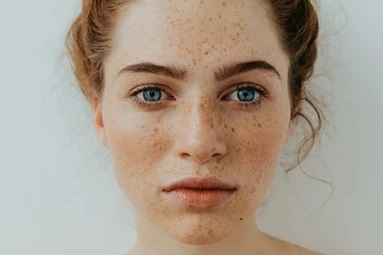
#> input picture pic.jpg, 383 x 256 px, found by its file name
$ jupyter execute 611121203.ipynb
#> lines starting #> are read from the running program, lines starting #| are printed output that depends on the picture; after the words box and inside, x2 and y2 are one past the last pixel; in counts of white or black regions, pixels touching at a corner belong together
[cell 1]
import cv2
from matplotlib import pyplot as plt
import numpy as np

[cell 2]
def img_load(root):
#> called with root = 'C:/Users/MJ/Desktop/HW2_Beautify/pic.jpg'
    img=cv2.imread(root)
#> img is the input picture: shape (256, 383, 3); mean B, G, R 143.4, 157.8, 171.5
    img = cv2.cvtColor(img, cv2.COLOR_BGR2GRAY)
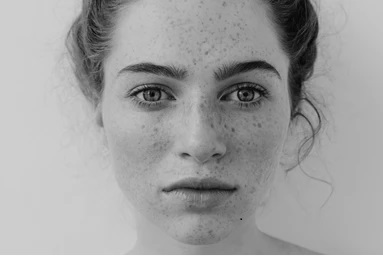
#> img: shape (256, 383); min 3, max 255, mean 160.2
    return img

[cell 3]
face=img_load(r"C:/Users/MJ/Desktop/HW2_Beautify/pic.jpg")
plt.imshow(face,cmap='gray')

[cell 4]
fft_face = np.fft.fft2(face)
fft_img=np.abs(fft_face)

fft_face= np.fft.fftshift(fft_face)
shift_img=np.abs(fft_face)

log_img = np.log(np.abs(fft_face))
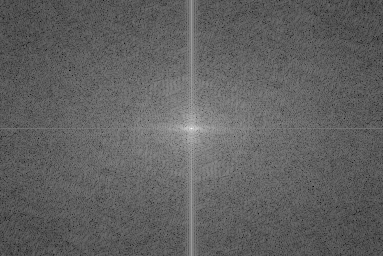
#> log_img: shape (256, 383) float64; min 0.969, max 16.57, mean 6.91; drawn with min black and max white

[cell 5]
fig = plt.figure(figsize=(14, 10))

ax1, ax2 = fig.add_subplot(221), fig.add_subplot(222)
ax3, ax4 = fig.add_subplot(223), fig.add_subplot(224)

ax1.imshow(face, cmap='gray')
ax1.set_title('Original image', fontsize=14)

ax2.imshow(fft_img, cmap='gray')
ax2.set_title('FFT', fontsize=14)

ax3.imshow(shift_img, cmap='gray')
ax3.set_title('Shift FFT', fontsize=14)

ax4.imshow(log_img, cmap='gray')
ax4.set_title('Log FFT', fontsize=14)

[cell 6]
#Ideal lowpass filter
def ILPF(fft_face,d0):

    mask=np.zeros(fft_face.shape,dtype='float')
    for i in range(fft_face.shape[0]):
        for j in range(fft_face.shape[1]):
            d = np.sqrt((i - fft_face.shape[0] / 2) ** 2 + (j - fft_face.shape[1] / 2) ** 2)
            if d<=d0:
                mask[i, j] = 1
            else:
                mask[i, j] = 0

    face_filtered = fft_face * mask
    face_filtered = np.fft.ifftshift(face_filtered)
    img_filtered = np.abs(np.fft.ifft2(face_filtered))

    return img_filtered

[cell 7]
#Ideal lowpass image
fig, axs = plt.subplots(1,4,figsize=(25,10))
for i in range(4):
    axs[i].imshow(ILPF(fft_face,20+10*i),cmap='gray')
    axs[i].set_title(f'd0={20+10*i}')

plt.suptitle("Ideal lowpass image",y=0.7,fontsize=15)
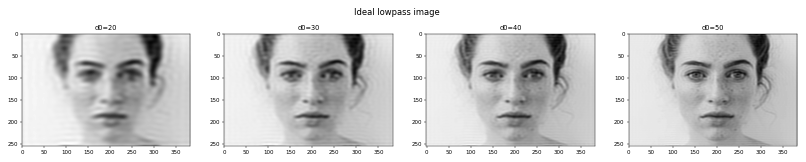
#> figure drawn by matplotlib, 4 panels

[cell 8]
ideal_lowpass = ILPF(fft_face,40)
#> after the loop in ILPF (call 5), `for i in range(fft_face.shape[0]):`:
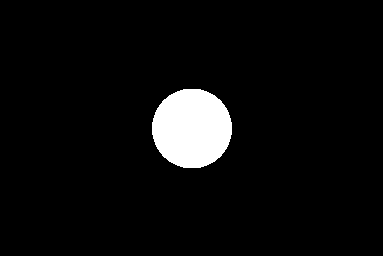
#> mask: shape (256, 383) float64; values 0 (black) and 1 (white), 5.1% white; 1 white region, box (x1, y1, x2, y2) and area: (152, 89, 232, 168) 5016
plt.imshow(ideal_lowpass,cmap='gray')
plt.title("Ideal Lowpass Image", fontsize=14)

[cell 9]
#Butterworth Ideal lowpass filter
def BILF(fft_face,d0,n):
    mask=np.zeros(fft_face.shape,dtype='float')
    for i in range(fft_face.shape[0]):
        for j in range(fft_face.shape[1]):
            d = np.sqrt((i - fft_face.shape[0] / 2) ** 2 + (j - fft_face.shape[1] / 2) ** 2)
            mask[i,j]=1/(1+(d/d0)**(2*n))


    face_filtered = fft_face * mask
    f_filtered = np.fft.ifftshift(face_filtered)
    img_filtered = np.abs(np.fft.ifft2(f_filtered))

    return img_filtered

[cell 10]
#Butterworth Ideal lowpass image
fig, axs = plt.subplots(4,4,figsize=(20,15))
for i in range(4):
    for j in range(4):
        axs[i,j].imshow(BILF(fft_face,10+10*i,j+1),cmap='gray')
        axs[i,j].set_title(f'd0={10+10*i}, n={j+1}')
#> this loop made 4 passes
#> pass 1, in BILF, `img_filtered = np.abs(np.fft.ifft2(f_filtered))`:
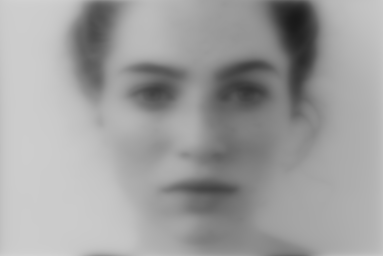
#> img_filtered: shape (256, 383) float64; min 25.58, max 210.2, mean 159.8


plt.suptitle("Butterworth Ideal lowpass image",y=0.91,fontsize=15)
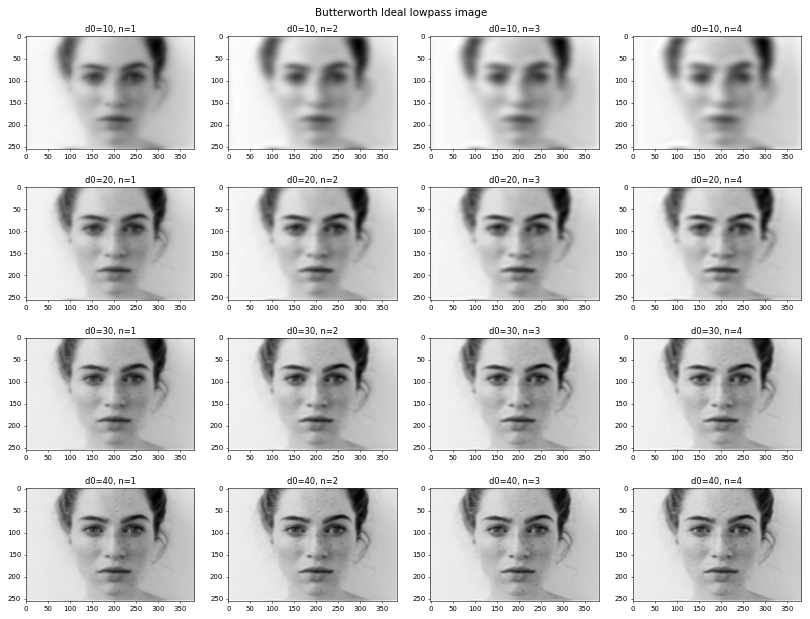
#> figure drawn by matplotlib, 16 panels

[cell 11]
butterworth_lowpass=BILF(fft_face,20,2)
plt.imshow(butterworth_lowpass,cmap='gray')
plt.title("Butterworth Lowpass Image", fontsize=14)

[cell 12]
#Gaussian lowpass filter
def GLPF(fft_face,d0):
#> called with fft_face = array of shape (256, 383), d0 = 20
    mask=np.zeros(fft_face.shape,dtype='float')
    for i in range(fft_face.shape[0]):
        for j in range(fft_face.shape[1]):
            d = np.sqrt((i - fft_face.shape[0] / 2) ** 2 + (j - fft_face.shape[1] / 2) ** 2)
            mask[i,j]=np.exp(-d**2/(2*d0**2))
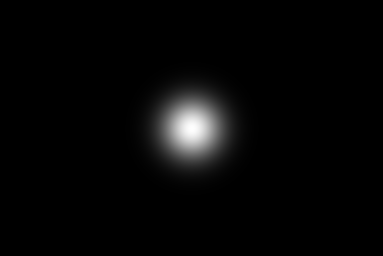
#> mask: shape (256, 383) float64; min 1.58e-29, max 1, mean 0.0256


    face_filtered = fft_face * mask
    f_filtered = np.fft.ifftshift(face_filtered)
    img_filtered = np.abs(np.fft.ifft2(f_filtered))

    return img_filtered

[cell 13]
gaussian_lowpass=GLPF(fft_face,20)
plt.imshow(gaussian_lowpass,cmap='gray')
plt.title("Gaussian Lowpass Image", fontsize=14)

[cell 14]
#Gaussian lowpass image
fig, axs = plt.subplots(1,4,figsize=(25,10))
for i in range(4):
    axs[i].imshow(GLPF(fft_face,10+10*i),cmap='gray')
    axs[i].set_title(f'd0={10+10*i}')

plt.suptitle("Gaussian lowpass image",y=0.7,fontsize=15)

[cell 15]
ensemble_2=(BILF(fft_face,20,2)+GLPF(fft_face,20))/2
ensemble_3=(ILPF(fft_face,20)+BILF(fft_face,20,2)+GLPF(fft_face,20))/3
#> after the loop in ILPF (call 6), `for i in range(fft_face.shape[0]):`:
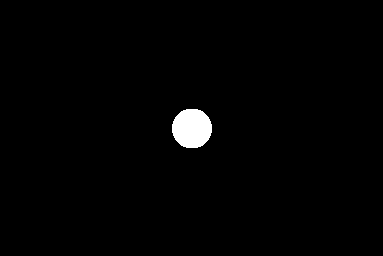
#> mask: shape (256, 383) float64; values 0 (black) and 1 (white), 1.3% white; 1 white region, box (x1, y1, x2, y2) and area: (172, 109, 212, 148) 1252


fig = plt.figure(figsize=(20, 10))

ax1, ax2 = fig.add_subplot(121), fig.add_subplot(122)

ax1.imshow(ensemble_2, cmap='gray')
ax1.set_title('(BILF+GLPF)/2 image', fontsize=14)

ax2.imshow(ensemble_3, cmap='gray')
ax2.set_title('(ILPF+BILF+GLPF)/3 image', fontsize=14)

[cell 16]
#不要做blur的區域
pic=np.zeros(face.shape, face.dtype)
pic_not=np.zeros(face.shape, face.dtype)

area=cv2.ellipse(pic,(195, 100),(140,90),90, 0, 360,255,-1)
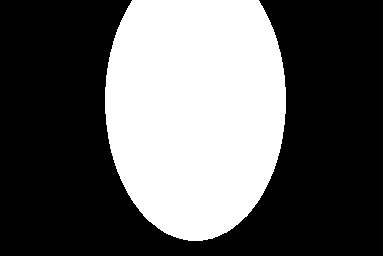
#> pic: shape (256, 383); 37.1% white; 1 white region, box (x1, y1, x2, y2) and area: (105, 0, 286, 241) 36421
area_not=cv2.ellipse(pic_not,(150, 85),(40,27),0, 0, 360,255,-1)
#> pic_not: shape (256, 383); 3.6% white; 1 white region, box (x1, y1, x2, y2) and area: (110, 58, 191, 113) 3497
area_not=cv2.ellipse(pic_not,(249, 83),(35,27),0, 0, 360,255,-1)
area_not=cv2.ellipse(pic_not,(249, 83),(35,27),0, 0, 360,255,-1)
area_not=cv2.ellipse(pic_not,(200, 190),(40,12),0, 0, 360,255,-1)
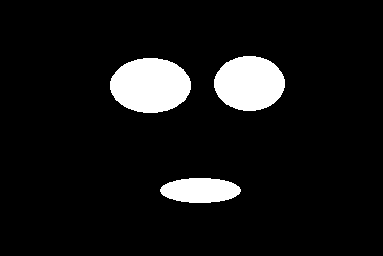
#> pic_not: shape (256, 383); 8.3% white; 3 white regions, box (x1, y1, x2, y2) and area: (110, 58, 191, 113) 3497, (214, 56, 285, 111) 3051, (160, 178, 241, 203) 1595
area_not=cv2.circle(pic_not,(185, 155),4,255,-1)
#> pic_not: shape (256, 383); 8.4% white; 4 white regions, box (x1, y1, x2, y2) and area: (110, 58, 191, 113) 3497, (214, 56, 285, 111) 3051, (160, 178, 241, 203) 1595, (181, 151, 190, 160) 49
area_not=cv2.circle(pic_not,(215, 155),4,255,-1)
#> pic_not: shape (256, 383); 8.4% white; 5 white regions, box (x1, y1, x2, y2) and area: (110, 58, 191, 113) 3497, (214, 56, 285, 111) 3051, (160, 178, 241, 203) 1595, (181, 151, 190, 160) 49, (211, 151, 220, 160) 49
plt.imshow(area_not,cmap='gray')

[cell 17]
def area_filter(filtered_img):
    img=np.zeros(face.shape,dtype='float')
    for i in range(face.shape[0]):
        for j in range(face.shape[1]):

            if(area[i,j]==255 and area_not[i,j]!=255):
                img[i,j]=filtered_img[i,j]
            else:
                img[i,j]=face[i,j]
    return img

[cell 18]
ideal=area_filter(ideal_lowpass)
butterworth=area_filter(butterworth_lowpass)
gaussian=area_filter(gaussian_lowpass)
ensemble_2=area_filter(ensemble_2)
ensemble_3=area_filter(ensemble_3)

[cell 19]
fig = plt.figure(figsize=(20, 10))

ax1, ax2 = fig.add_subplot(231), fig.add_subplot(232)
ax3, ax4 = fig.add_subplot(233), fig.add_subplot(234)
ax5, ax6 = fig.add_subplot(235), fig.add_subplot(236)


ax1.imshow(face, cmap='gray')
ax1.set_title('Original image', fontsize=14)

ax2.imshow(ideal, cmap='gray')
ax2.set_title('Ideal Lowpass image', fontsize=14)


ax3.imshow(butterworth, cmap='gray')
ax3.set_title('Butterworth Lowpass image', fontsize=14)


ax4.imshow(gaussian, cmap='gray')
ax4.set_title('Gaussian Lowpass image', fontsize=14)

ax5.imshow(ensemble_3, cmap='gray')
ax5.set_title('(ILPF+BILF+GLPF)/3 image', fontsize=14)

ax6.imshow(ensemble_2, cmap='gray')
ax6.set_title('(BILF+GLPF)/2 image', fontsize=14)

plt.show()

[cell 20]
cv2.imwrite('ideal.jpg', ideal)
cv2.imwrite('butterworth.jpg', butterworth)
cv2.imwrite('gaussian.jpg', gaussian)
cv2.imwrite('ensemble_3.jpg', ensemble_3)
cv2.imwrite('ensemble_2.jpg', ensemble_2)
#> Out = True
